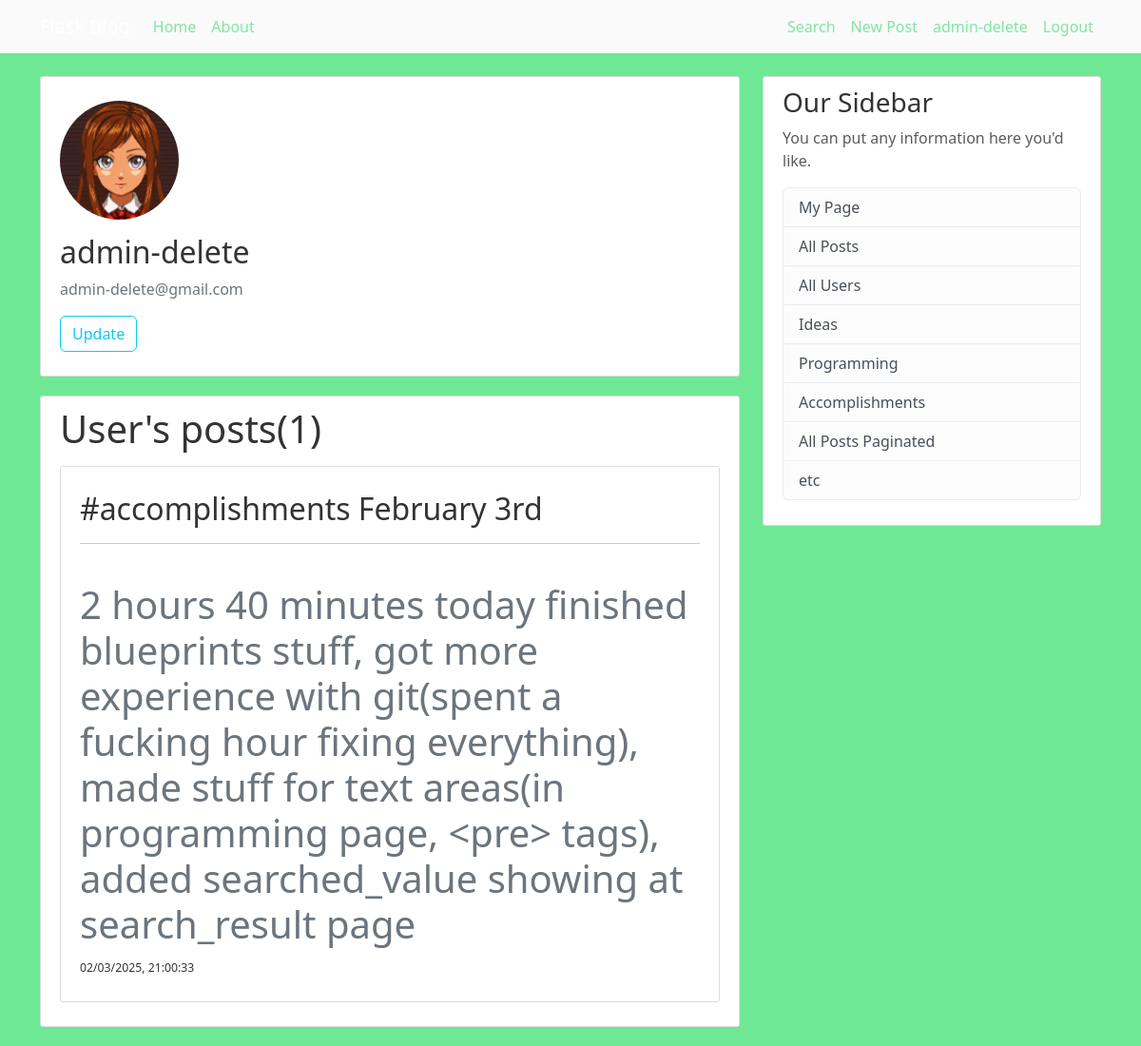
The page /user/7 (signed in) on the database as committed earlier.
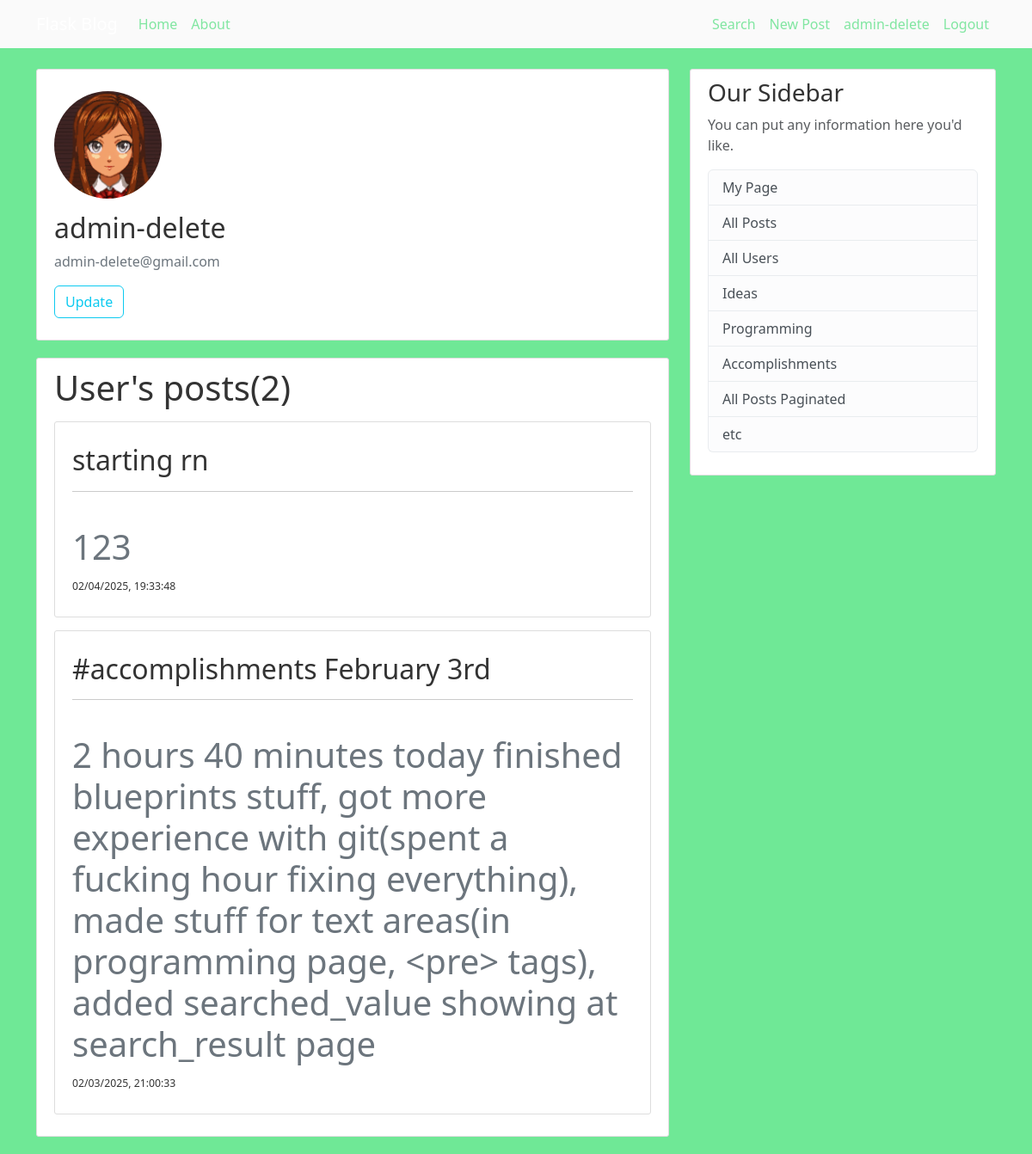
The same page on the database as committed later.
### bungee_gum/models.py (models this page shows, shortened)
class User(db.Model, UserMixin):
    id = db.Column(db.Integer, primary_key=True)
    username = db.Column(db.String(20), unique=True, nullable=False)
    email = db.Column(db.String(120), unique=True, nullable=False)
    image_file = db.Column(db.String(20), nullable=False, default="default.jpg")
    password = db.Column(db.String(60), nullable=False)
    posts = db.relationship("Post", backref="author", lazy="subquery")

class Post(db.Model):
    id = db.Column(db.Integer, primary_key=True)
    title = db.Column(db.String(100), nullable=False)
    date_posted = db.Column(db.DateTime, nullable=False, default=lambda: datetime.now(timezone.utc))
    content = db.Column(db.Text, nullable=False)
    user_id = db.Column(db.Integer, db.ForeignKey("user.id"), nullable=False)

### bungee_gum/users/routes.py (the view)
@users.route("/user/<int:id>")
def specific_user(id):
    user = User.query.get_or_404(id)
    posts = Post.query.order_by(desc("date_posted")).filter_by(user_id=user.id).all()
    posts_num = Post.query.filter_by(user_id=user.id).count()
    return render_template("specific-user.html", title=f"{user.username}'s Page", user=user,
                           posts=posts, posts_num=posts_num)

### bungee_gum/models.py (called while the page is built)
@login_manager.user_loader
def load_user(user_id):
    return User.query.get(int(user_id))

### bungee_gum/templates/specific-user.html
{% extends "base.html" %}
{% block body %}
<div class="content-section">
    <div class="media">
        <img class="img_hovered rounded-circle account-img" src="{{ url_for('static', filename='profile-pics/' + user.image_file)}}">
        <div class="media-body">
            <h2 class="account-heading">{{ user.username }}</h2>
            <p class="text-secondary">{{ user.email }}</p>
            {% if current_user == user %}
            <a href="{{ url_for('users.my_account') }}" class="btn btn-outline-info">Update</a>
            {% endif %}
        </div>
    </div>
</div>
<div class="content-section">
    <h1>User's posts({{ posts_num }})</h1>
    {% for post in posts %}
            <div class="content-section">
            <div class="media">
                    <a href="{{ url_for('posts.post_view', id=post.id) }}" class="text-decoration-none h2"><h1 class="account-heading"></h1>{{ post.title }}</a>
                <hr> <br>
                    <h1 class="text-secondary">{{ post.content }}</h1>
                    <a href="{{ url_for('posts.post_view', id=post.id) }}" class="text-decoration-none small h4">
                        <small class="mute">{{ post.date_posted.strftime('%m/%d/%Y, %H:%M:%S') }}</small></a>
            </div>
        </div>
    {% endfor %}
</div>
{% endblock body %}

### bungee_gum/templates/base.html (shortened to what this page needs)
<!DOCTYPE html>
<html>
<head>
    <link href="https://cdn.jsdelivr.net/npm/bootstrap@5.3.3/dist/css/bootstrap.min.css" rel="stylesheet">
    <link rel="stylesheet" href="{{ url_for('static', filename='style.css') }}">
</head>
<body>
<header class="site-header">
  <nav class="navbar navbar-expand-md navbar-dark bg-steel fixed-top">
    <div class="container">
      <a class="navbar-brand mr-4" href="/">Flask Blog</a>
      <div class="collapse navbar-collapse" id="navbarToggle">
        <div class="navbar-nav mr-auto">
          <a class="nav-item nav-link" href="{{ url_for('main.home') }}">Home</a>
          <a class="nav-item nav-link" href="{{ url_for('main.home') }}">About</a>
        </div>
        <div class="navbar-right">
          <div class="navbar-nav">
            <a class="nav-item nav-link" href="{{ url_for('posts.search_route') }}">Search</a>
          {% if current_user.is_authenticated %}
            <a class="nav-item nav-link" href="{{ url_for('posts.post_new') }}">New Post</a>
            <a class="nav-item nav-link" href="{{ url_for('users.specific_user', id=current_user.id) }}">{{ current_user.username }}</a>
            <a class="nav-item nav-link" href="{{ url_for('users.logout') }}">Logout</a>
          {% else %}
            <a class="nav-item nav-link" href="{{ url_for('users.login_admin') }}">admin1</a>
            <a class="nav-item nav-link" href="{{ url_for('users.login') }}">Login</a>
            <a class="nav-item nav-link" href="{{ url_for('users.register') }}">Register</a>
          {% endif %}
          </div>
        </div>
      </div>
    </div>
  </nav>
</header>
    <main role="main" class="container">
      <div class="row">
        <div class="col-md-8">
          {% block body %}{% endblock body %}
        </div>
        <div class="col-md-4">
          <div class="content-section">
            <h3>Our Sidebar</h3>
            <p class='text-muted'>You can put any information here you'd like.
              <ul class="list-group">
                  {% if current_user.is_authenticated %}
                    <li class="list-group-item list-group-item-light">
                    <a class="text-decoration-none h6" href="{{ url_for('users.specific_user', id=current_user.id) }}">My Page</a>
                    </li>
                  {% endif %}
                 <li class="list-group-item list-group-item-light">
                    <a class="text-decoration-none h6" href="{{ url_for('posts.all_posts') }}">All Posts</a>
                 </li>
                 <li class="list-group-item list-group-item-light">
                    <a class="text-decoration-none h6" href="{{ url_for('users.all_users') }}">All Users</a>
                 </li>
                 <li class="list-group-item list-group-item-light">
                    <a class="text-decoration-none h6" href="{{ url_for('posts.post_ideas') }}">Ideas</a>
                 </li>
                 <li class="list-group-item list-group-item-light">
                    <a class="text-decoration-none h6" href="{{ url_for('posts.post_programming') }}">Programming</a>
                 </li>
                 <li class="list-group-item list-group-item-light">
                    <a class="text-decoration-none h6" href="{{ url_for('posts.post_accomplishments') }}">Accomplishments</a>
                 </li>
                 <li class="list-group-item list-group-item-light">
                    <a class="text-decoration-none h6" href="{{ url_for('posts.all_posts_paginated') }}">All Posts Paginated</a>
                 </li>
                 <li class="list-group-item list-group-item-light">etc</li>
              </ul>
            </p>
          </div>
        </div>
      </div>
    </main>
</body>
</html>

### bungee_gum/static/style.css (style rules this page uses)
body { background: #6fe896; color: #333333; margin-top: 5rem; }
.site-header .navbar-nav .nav-link { color: #81e6a1; }
.bg-steel { background-color: #fafafa; }
.content-section { background: #ffffff; padding: 10px 20px; border: 1px solid #dddddd; border-radius: 3px; margin-bottom: 20px; }
.content-section div { margin: 15px 0; }
.navbar-right { margin-right: 0; margin-left: auto; }
.account-img { width: 125px; height: 125px; }
.img_hovered { transition:transform 0.25s ease; }

Rows that differ between the two databases and show on the page:
added Post: title "starting rn", content "123", date_posted "02/04/2025, 19:33:48"
Other text that changed with them:
{{ posts_num }}: "1" → "2"
